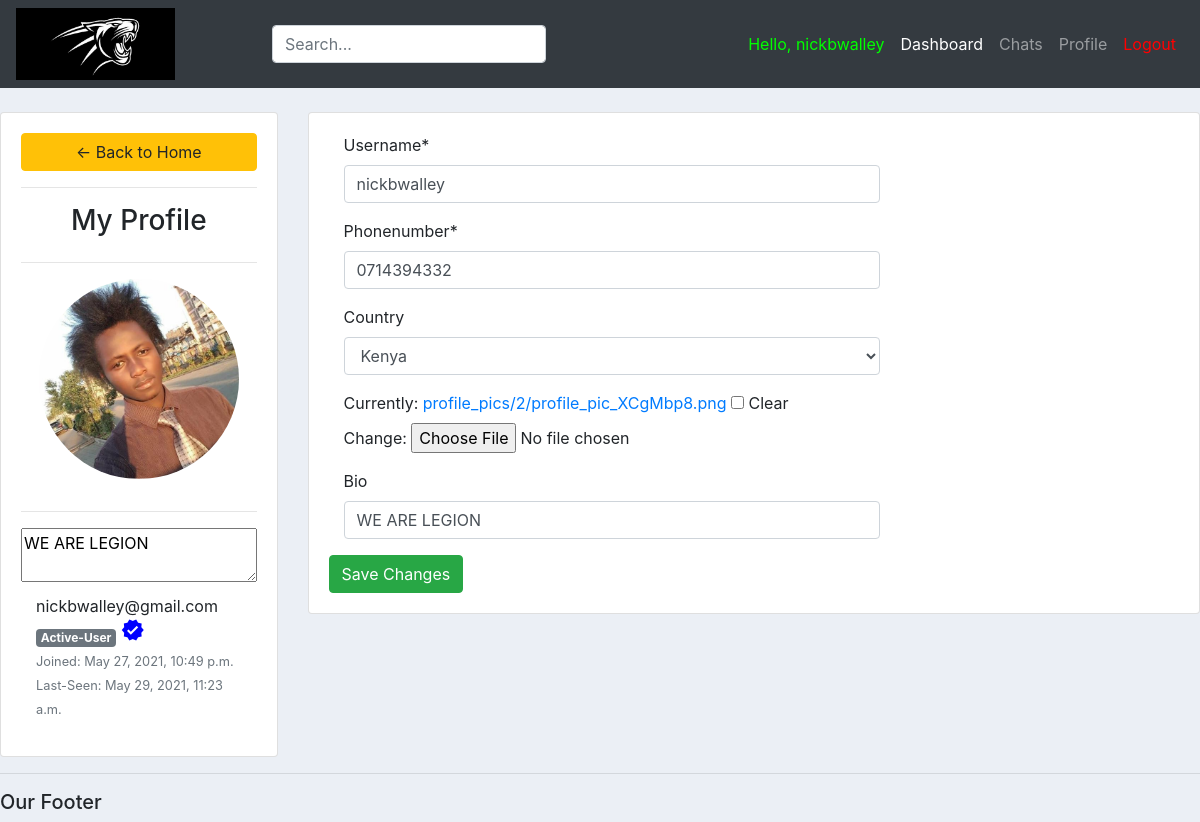
The page /MyProfile/ (signed in) on the database its author committed.
### App1/models.py (models this page shows, shortened)
class user(AbstractBaseUser):
	alphanumeric = RegexValidator(r'^[A-Za-z0-9_.]*$', 'Only Letters, Numbers, Underscores and Periods are allowed!')
	phonenumber = RegexValidator(r'^[0-9]{10,12}$', 'Only Numerical characters are allowed! (Must be 10-12Digits)')
	username		= models.CharField(max_length=30, unique=True, validators=[alphanumeric])
	email 			= models.EmailField(verbose_name="email", max_length=60, unique=True)
	phonenumber 	= models.CharField(max_length=30, unique=True, validators=[phonenumber])
	country 		= models.ForeignKey(Country, on_delete=models.SET_NULL, blank=True, null=True)
	university 		= models.ForeignKey(University, on_delete=models.SET_NULL, null=True)
	course			= models.ForeignKey(Course, on_delete=models.SET_NULL, blank=True, null=True)
	profile_pic 	= models.ImageField(null=True, blank=True, default=get_default_profile_image, upload_to=get_profile_image_filepath)
	bio 			= models.CharField(max_length=40, default="Hey there...", blank=True, null=True)
	date_joined 	= models.DateTimeField(verbose_name='date joined', auto_now_add=True)
	last_login		= models.DateTimeField(verbose_name='last login', auto_now=True)
	hide_email		= models.BooleanField(default=True)
	hide_phonenumber= models.BooleanField(default=True)
	is_active 		= models.BooleanField(default=True)
	is_admin 		= models.BooleanField(default=False)
	is_verified  	= models.BooleanField(default=False)
	is_staff 		= models.BooleanField(default=False)
	is_superuser 	= models.BooleanField(default=False)
	USERNAME_FIELD = 'username'
	REQUIRED_FIELDS = ['email']
	objects = MyAccountManager()

### App1/views.py (the view)
# urls.py: path('MyProfile/', views.my_profile, name='my_profile'),
@login_required(login_url='login') # only allows users who are logged in with correct credentials
def my_profile(request):
	user = request.user
	form = update_user_profile(instance=user)
	if request.method == 'POST':
		form = update_user_profile(request.POST, request.FILES,instance=user)
		if form.is_valid:
			form.save()
	context = {'form':form}
	return render(request, 'App1/my_profile.html', context)

### App1/forms.py
class update_user_profile(forms.ModelForm):
	class Meta:
		model = user
		fields = ['username', 'phonenumber', 'country', 'profile_pic', 'bio']
		exclude = ['email', 'university', 'course', 'password1', 'password2']

### App1/models.py (called while the page is built)
    def __str__(self):
        return self.name

### App1/templates/App1/my_profile.html (shortened to what this page needs)
{%  extends 'App1/main.html' %}
{% load static %}
{% block content %}
{% load crispy_forms_tags %}
<br>
<div class="row">
	<div class="col-md-3">
		<div class="card card-body">
			<a class="btn btn-warning" href="{% url 'home' %}"> &#8592; Back to Home</a>
			<hr>
			<h3 style="text-align: center">My Profile</h3>
			<hr>
			<img class="profile-pic" src="{{request.user.profile_pic.url}}" >
        <hr>
		  <textarea placeholder="Enter your Bio" readonly>{{request.user.bio}}</textarea>
        <div class="col d-flex flex-column flex-sm-row justify-content-between mb-3">
          <div class="text-center text-sm-left mb-2 mb-sm-0">
            <h4 class="pt-sm-2 pb-1 mb-0 text-nowrap">{{request.user.usernane}} </h4>
            <p class="mb-0">{{request.user.email}}</p>
            {% if request.user.is_admin %}
            <span class="badge badge-secondary">Administrator</span>
            {% else %}
            <span class="badge badge-secondary">Active-User</span>
            {% endif %}
            {% if request.user.is_verified %}
            <span class="material-icons" style="color: blue;">verified</span>
            {% endif %}
            <div class="text-muted"><small>Joined: {{request.user.date_joined}}</small></div>
            <div class="text-muted"><small>Last-Seen: {{request.user.last_login}}</small></div>
          </div>
        </div>
		</div>
	</div>
	<div class="col-md-9">
		<div class="card card-body">
			<form method="POST" action="" enctype="multipart/form-data">
				      <div class="form-group">
            		<div class="col-lg-8">
              			{{form.username|as_crispy_field }}
            		</div>
          		</div>
              <div class="form-group">
                <div class="col-lg-8">
                    {{form.phonenumber|as_crispy_field }}
                </div>
              </div>
              <div class="form-group">
                <div class="col-lg-8">
                    {{form.country|as_crispy_field }}
                </div>
              </div>
              <div class="form-group">
                <div class="col-lg-8">
                    {{form.profile_pic}}
                </div>
              </div>
              <div class="form-group">
                <div class="col-lg-8">
                    {{form.bio |as_crispy_field}}
                </div>
              </div>
			<input class="btn btn-success" type="submit" name="Update Information" value="Save Changes">
			</form>
		</div>
	</div>
</div>
{% endblock %}

### App1/templates/App1/navbar.html (shortened to what this page needs)
{% load static %}
<nav class="navbar navbar-expand-lg navbar-dark bg-dark">
    <img src="{% static '/images/lionking.png'%}" id="logo" >
    <link rel="stylesheet" href="{% static '/css/main.css' %}">
    <div class="collapse navbar-collapse" id="navbarNav">
      <ul class="navbar-nav mr-auto ml-auto">
        <form class="search-bar justify-content-start">
            <input type="text" class="form-control" name="q" id="id_q_large" placeholder="Search...">
        </form>
      </ul>
      <ul class="navbar-nav ml-auto">
        {% if request.user.is_authenticated %}
        <li class="nav-item">
          <a class="nav-link" style="color: #00ff00;">Hello, {{request.user.username}}</a>
        </li>
        <li class="nav-item active">
          <a class="nav-link" href="{% url 'home' %}">Dashboard</a>
        </li>
        <li class="nav-item">
          <a class="nav-link" href="#">Chats</a>
        </li>
        <li class="nav-item">
          <a class="nav-link" href="{% url 'my_profile' %}">Profile</a>
        </li>
        <li class="nav-item">
          <a class="nav-link" href="{% url 'logout' %}" style="color: #ff0000;">Logout</a>
        </li>
      </ul>
        {% endif %}
    </div>
  </nav>

### static/css/main.css (style rules this page uses)
#logo { height: auto; width: auto; max-height: 72px; max-width: 250px; }
body { background-color: #ebeff5; }

### App1/templates/App1/my_profile.html (style rules this page uses)
.profile-pic { max-width: 200px; max-height:200px; margin: 0 auto; border-radius: 50%; }

### rows shown on the page
user: user.username "nickbwalley", user.profile_pic (picture), user.bio "WE ARE LEGION", user.email "nickbwalley@gmail.com", user.date_joined "May 27, 2021, 10:49 p.m.", user.last_login "May 29, 2021, 11:23 a.m.", username "nickbwalley", phonenumber "0714394332", country "Kenya", bio "WE ARE LEGION"
